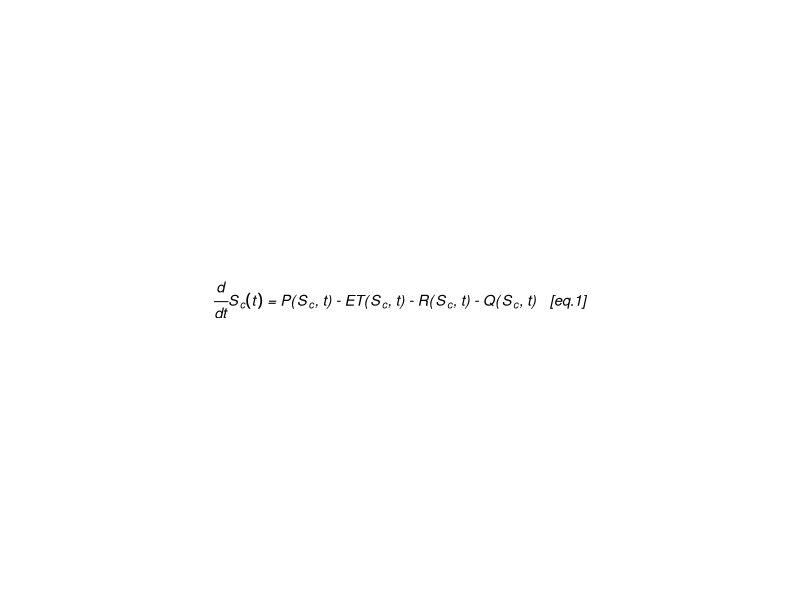
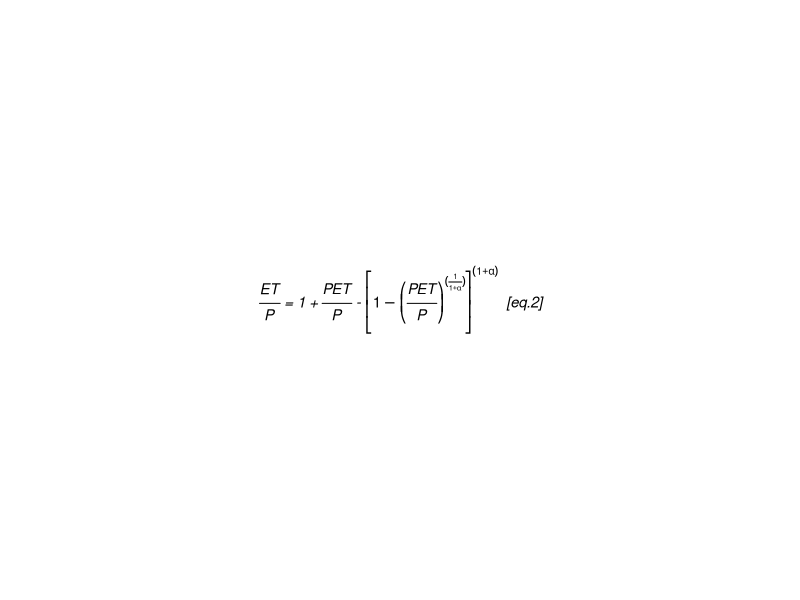

Write R code to recreate these figures, in order. (Note: this script raises an error after producing the figures.)
## ---- chunk 1
knitr::opts_chunk$set(
  collapse = TRUE,
  comment = "#>",
  fig.path = "README-",
  out.width = "100%"
)
## ---- chunk 2
# install.packages("devtools")
# devtools::install_github("dazamora/DWBmodelUN")
## ---- chunk 3
par(mar=c(0.8,0.8,0.8,0.8)+0.1)
plot(0,0, yaxt = "n", xaxt = "n", type = "n",bty= "n", ylab = "", xlab = "")
text(0,0, labels = expression(italic(paste(frac("d","dt"),S[c],(t)," = ", "P(",S[c], ", t) - ",
                                    "ET(",S[c], ", t) - ", "R(",S[c], ", t) - ","Q(",S[c], ", t)", "   [eq.1]", sep =""))), cex = 0.9,  font = 3, family = "sans")
## ---- chunk 4
par(mar=c(0.6,0.6,0.6,0.6)+0.1)
plot(0,0, yaxt = "n", xaxt = "n", type = "n",bty= "n", ylab = "", xlab = "")
text(0,0, labels = expression(italic(paste(frac("ET","P")," = ", "1 + ", frac("PET","P"), 
                                           " - ", bgroup("[",1 - bgroup("(",frac("PET", "P"), ")")^(frac(1,1+alpha)), "]")^(1+alpha), "  [eq.2]", sep =""))), 
     cex = 0.9)
## ---- chunk 5
knitr::include_graphics("DWB_diagram.png", dpi = 600)
